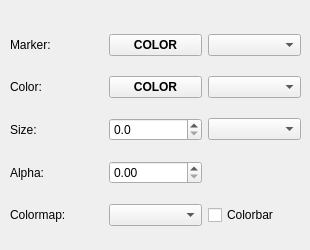
    <widget class="QWidget" name="tab_5">
     <attribute name="title">
      <string>Scatter</string>
     </attribute>
     <widget class="QWidget" name="gridLayoutWidget_12">
      <property name="geometry">
       <rect>
        <x>10</x>
        <y>20</y>
        <width>291</width>
        <height>221</height>
       </rect>
      </property>
      <property name="font">
       <font>
        <family>Arial</family>
       </font>
      </property>
      <layout class="QGridLayout" name="gridLayout_12">
       <property name="sizeConstraint">
        <enum>QLayout::SetNoConstraint</enum>
       </property>
       <item row="1" column="0">
        <widget class="QLabel" name="label_21">
         <property name="font">
          <font>
           <family>Arial</family>
          </font>
         </property>
         <property name="text">
          <string>Color:</string>
         </property>
        </widget>
       </item>
       <item row="0" column="0">
        <widget class="QLabel" name="label_20">
         <property name="font">
          <font>
           <family>Arial</family>
          </font>
         </property>
         <property name="text">
          <string>Marker:</string>
         </property>
        </widget>
       </item>
       <item row="1" column="1">
        <widget class="QPushButton" name="pushButton_2">
         <property name="font">
          <font>
           <family>Arial</family>
           <weight>75</weight>
           <bold>true</bold>
          </font>
         </property>
         <property name="text">
          <string>COLOR</string>
         </property>
        </widget>
       </item>
       <item row="2" column="0">
        <widget class="QLabel" name="label_22">
         <property name="font">
          <font>
           <family>Arial</family>
          </font>
         </property>
         <property name="text">
          <string>Size:</string>
         </property>
        </widget>
       </item>
       <item row="0" column="1">
        <widget class="QPushButton" name="pushButton">
         <property name="font">
          <font>
           <family>Arial</family>
           <weight>75</weight>
           <bold>true</bold>
          </font>
         </property>
         <property name="text">
          <string>COLOR</string>
         </property>
        </widget>
       </item>
       <item row="2" column="2">
        <widget class="QComboBox" name="cbSSV">
         <property name="font">
          <font>
           <family>Arial</family>
          </font>
         </property>
        </widget>
       </item>
       <item row="1" column="2">
        <widget class="QComboBox" name="cbSCV">
         <property name="font">
          <font>
           <family>Arial</family>
          </font>
         </property>
        </widget>
       </item>
       <item row="0" column="2">
        <widget class="QComboBox" name="cbSMT">
         <property name="font">
          <font>
           <family>Arial</family>
          </font>
         </property>
        </widget>
       </item>
       <item row="3" column="0">
        <widget class="QLabel" name="label_43">
         <property name="text">
          <string>Alpha:</string>
         </property>
        </widget>
       </item>
       <item row="3" column="1">
        <widget class="QDoubleSpinBox" name="doubleSpinBox">
         <property name="maximum">
          <double>1.000000000000000</double>
         </property>
         <property name="singleStep">
          <double>0.010000000000000</double>
         </property>
        </widget>
       </item>
       <item row="4" column="2">
        <widget class="QCheckBox" name="chbSCB">
         <property name="font">
          <font>
           <family>Arial</family>
          </font>
         </property>
         <property name="text">
          <string>Colorbar</string>
         </property>
        </widget>
       </item>
       <item row="4" column="1">
        <widget class="QComboBox" name="comboBox"/>
       </item>
       <item row="4" column="0">
        <widget class="QLabel" name="label_44">
         <property name="text">
          <string>Colormap:</string>
         </property>
        </widget>
       </item>
       <item row="2" column="1">
        <widget class="QDoubleSpinBox" name="doubleSpinBox">
         <property name="decimals">
          <number>1</number>
         </property>
         <property name="maximum">
          <double>99999.000000000000000</double>
         </property>
         <property name="singleStep">
          <double>0.100000000000000</double>
         </property>
        </widget>
       </item>
      </layout>
     </widget>
    </widget>
